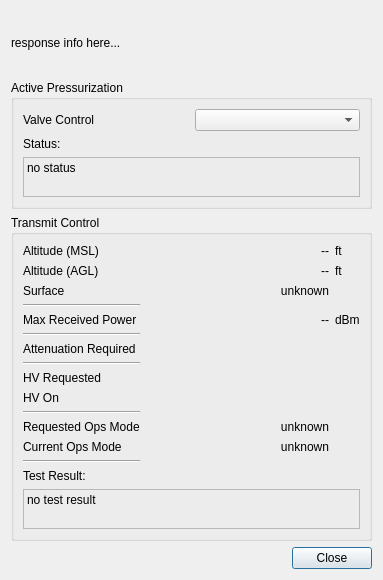
<?xml version="1.0" encoding="UTF-8"?>
<ui version="4.0">
 <class>HcrExecutiveDetails</class>
 <widget class="QDialog" name="HcrExecutiveDetails">
  <property name="geometry">
   <rect>
    <x>0</x>
    <y>0</y>
    <width>383</width>
    <height>580</height>
   </rect>
  </property>
  <property name="sizePolicy">
   <sizepolicy hsizetype="Preferred" vsizetype="MinimumExpanding">
    <horstretch>0</horstretch>
    <verstretch>0</verstretch>
   </sizepolicy>
  </property>
  <property name="windowTitle">
   <string>HcrExecutive Details</string>
  </property>
  <layout class="QGridLayout" name="gridLayout">
   <item row="0" column="1">
    <widget class="QLabel" name="respondingLabel">
     <property name="sizePolicy">
      <sizepolicy hsizetype="MinimumExpanding" vsizetype="Preferred">
       <horstretch>0</horstretch>
       <verstretch>0</verstretch>
      </sizepolicy>
     </property>
     <property name="text">
      <string>response info here...</string>
     </property>
    </widget>
   </item>
   <item row="1" column="1" colspan="2">
    <widget class="QFrame" name="contentFrame">
     <property name="enabled">
      <bool>true</bool>
     </property>
     <property name="sizePolicy">
      <sizepolicy hsizetype="Preferred" vsizetype="Preferred">
       <horstretch>0</horstretch>
       <verstretch>0</verstretch>
      </sizepolicy>
     </property>
     <property name="frameShape">
      <enum>QFrame::NoFrame</enum>
     </property>
     <property name="frameShadow">
      <enum>QFrame::Raised</enum>
     </property>
     <layout class="QVBoxLayout" name="verticalLayout_2">
      <property name="margin">
       <number>0</number>
      </property>
      <item>
       <widget class="QGroupBox" name="apsBox">
        <property name="sizePolicy">
         <sizepolicy hsizetype="Preferred" vsizetype="Preferred">
          <horstretch>0</horstretch>
          <verstretch>0</verstretch>
         </sizepolicy>
        </property>
        <property name="title">
         <string>Active Pressurization</string>
        </property>
        <layout class="QGridLayout" name="gridLayout_3">
         <item row="0" column="1">
          <widget class="QComboBox" name="apsValveControlCombo">
           <property name="minimumSize">
            <size>
             <width>150</width>
             <height>0</height>
            </size>
           </property>
           <property name="focusPolicy">
            <enum>Qt::NoFocus</enum>
           </property>
          </widget>
         </item>
         <item row="0" column="0">
          <widget class="QLabel" name="apsValveControlLabel">
           <property name="text">
            <string>Valve Control</string>
           </property>
          </widget>
         </item>
         <item row="1" column="0">
          <widget class="QLabel" name="apsStatusLabel">
           <property name="text">
            <string>Status:</string>
           </property>
          </widget>
         </item>
         <item row="2" column="0" colspan="2">
          <widget class="QLabel" name="apsStatusText">
           <property name="minimumSize">
            <size>
             <width>0</width>
             <height>40</height>
            </size>
           </property>
           <property name="frameShape">
            <enum>QFrame::StyledPanel</enum>
           </property>
           <property name="text">
            <string>no status</string>
           </property>
           <property name="alignment">
            <set>Qt::AlignLeading|Qt::AlignLeft|Qt::AlignTop</set>
           </property>
          </widget>
         </item>
        </layout>
       </widget>
      </item>
      <item>
       <widget class="QGroupBox" name="transmitControlBox">
        <property name="sizePolicy">
         <sizepolicy hsizetype="Preferred" vsizetype="Preferred">
          <horstretch>0</horstretch>
          <verstretch>0</verstretch>
         </sizepolicy>
        </property>
        <property name="title">
         <string>Transmit Control</string>
        </property>
        <layout class="QGridLayout" name="gridLayout_2">
         <property name="bottomMargin">
          <number>9</number>
         </property>
         <item row="1" column="2">
          <widget class="QLabel" name="altitudeAglUnits">
           <property name="sizePolicy">
            <sizepolicy hsizetype="Minimum" vsizetype="Preferred">
             <horstretch>0</horstretch>
             <verstretch>0</verstretch>
            </sizepolicy>
           </property>
           <property name="text">
            <string>ft</string>
           </property>
          </widget>
         </item>
         <item row="7" column="0">
          <widget class="Line" name="line">
           <property name="orientation">
            <enum>Qt::Horizontal</enum>
           </property>
          </widget>
         </item>
         <item row="5" column="0">
          <widget class="Line" name="line_2">
           <property name="orientation">
            <enum>Qt::Horizontal</enum>
           </property>
          </widget>
         </item>
         <item row="11" column="0">
          <widget class="Line" name="line_3">
           <property name="orientation">
            <enum>Qt::Horizontal</enum>
           </property>
          </widget>
         </item>
         <item row="10" column="0">
          <widget class="QLabel" name="hvOnLabel">
           <property name="sizePolicy">
            <sizepolicy hsizetype="Minimum" vsizetype="Preferred">
             <horstretch>0</horstretch>
             <verstretch>0</verstretch>
            </sizepolicy>
           </property>
           <property name="text">
            <string>HV On</string>
           </property>
          </widget>
         </item>
         <item row="1" column="0">
          <widget class="QLabel" name="altitudeAglLabel">
           <property name="sizePolicy">
            <sizepolicy hsizetype="Minimum" vsizetype="Preferred">
             <horstretch>0</horstretch>
             <verstretch>0</verstretch>
            </sizepolicy>
           </property>
           <property name="text">
            <string>Altitude (AGL)</string>
           </property>
          </widget>
         </item>
         <item row="8" column="0">
          <widget class="QLabel" name="hvRequestedLabel">
           <property name="sizePolicy">
            <sizepolicy hsizetype="Minimum" vsizetype="Preferred">
             <horstretch>0</horstretch>
             <verstretch>0</verstretch>
            </sizepolicy>
           </property>
           <property name="text">
            <string>HV Requested</string>
           </property>
          </widget>
         </item>
         <item row="4" column="0">
          <widget class="QLabel" name="maxPowerLabel">
           <property name="text">
            <string>Max Received Power</string>
           </property>
          </widget>
         </item>
         <item row="8" column="1">
          <widget class="QLabel" name="hvRequestedIcon">
           <property name="sizePolicy">
            <sizepolicy hsizetype="MinimumExpanding" vsizetype="Preferred">
             <horstretch>0</horstretch>
             <verstretch>0</verstretch>
            </sizepolicy>
           </property>
           <property name="text">
            <string/>
           </property>
           <property name="pixmap">
            <pixmap resource="HcrGuiMainWindow.qrc">:/greenLED_off.png</pixmap>
           </property>
           <property name="alignment">
            <set>Qt::AlignRight|Qt::AlignTrailing|Qt::AlignVCenter</set>
           </property>
          </widget>
         </item>
         <item row="6" column="0">
          <widget class="QLabel" name="attenuationRequiredLabel">
           <property name="sizePolicy">
            <sizepolicy hsizetype="Minimum" vsizetype="Preferred">
             <horstretch>0</horstretch>
             <verstretch>0</verstretch>
            </sizepolicy>
           </property>
           <property name="text">
            <string>Attenuation Required</string>
           </property>
          </widget>
         </item>
         <item row="17" column="0">
          <widget class="Line" name="line_4">
           <property name="orientation">
            <enum>Qt::Horizontal</enum>
           </property>
          </widget>
         </item>
         <item row="6" column="1">
          <widget class="QLabel" name="attenuationRequiredIcon">
           <property name="sizePolicy">
            <sizepolicy hsizetype="MinimumExpanding" vsizetype="Preferred">
             <horstretch>0</horstretch>
             <verstretch>0</verstretch>
            </sizepolicy>
           </property>
           <property name="text">
            <string/>
           </property>
           <property name="pixmap">
            <pixmap resource="HcrGuiMainWindow.qrc">:/greenLED_off.png</pixmap>
           </property>
           <property name="alignment">
            <set>Qt::AlignRight|Qt::AlignTrailing|Qt::AlignVCenter</set>
           </property>
          </widget>
         </item>
         <item row="0" column="2">
          <widget class="QLabel" name="altitudeMslUnits">
           <property name="sizePolicy">
            <sizepolicy hsizetype="Minimum" vsizetype="Preferred">
             <horstretch>0</horstretch>
             <verstretch>0</verstretch>
            </sizepolicy>
           </property>
           <property name="text">
            <string>ft</string>
           </property>
          </widget>
         </item>
         <item row="0" column="0">
          <widget class="QLabel" name="altitudeMslLabel">
           <property name="sizePolicy">
            <sizepolicy hsizetype="Minimum" vsizetype="Preferred">
             <horstretch>0</horstretch>
             <verstretch>0</verstretch>
            </sizepolicy>
           </property>
           <property name="text">
            <string>Altitude (MSL)</string>
           </property>
          </widget>
         </item>
         <item row="1" column="1">
          <widget class="QLabel" name="altitudeAglValue">
           <property name="sizePolicy">
            <sizepolicy hsizetype="MinimumExpanding" vsizetype="Preferred">
             <horstretch>0</horstretch>
             <verstretch>0</verstretch>
            </sizepolicy>
           </property>
           <property name="minimumSize">
            <size>
             <width>0</width>
             <height>0</height>
            </size>
           </property>
           <property name="text">
            <string>--</string>
           </property>
           <property name="alignment">
            <set>Qt::AlignRight|Qt::AlignTrailing|Qt::AlignVCenter</set>
           </property>
          </widget>
         </item>
         <item row="10" column="1">
          <widget class="QLabel" name="hvOnIcon">
           <property name="sizePolicy">
            <sizepolicy hsizetype="MinimumExpanding" vsizetype="Preferred">
             <horstretch>0</horstretch>
             <verstretch>0</verstretch>
            </sizepolicy>
           </property>
           <property name="text">
            <string/>
           </property>
           <property name="pixmap">
            <pixmap resource="HcrGuiMainWindow.qrc">:/greenLED_off.png</pixmap>
           </property>
           <property name="alignment">
            <set>Qt::AlignRight|Qt::AlignTrailing|Qt::AlignVCenter</set>
           </property>
          </widget>
         </item>
         <item row="16" column="0">
          <widget class="QLabel" name="curentModeLabel">
           <property name="sizePolicy">
            <sizepolicy hsizetype="Minimum" vsizetype="Preferred">
             <horstretch>0</horstretch>
             <verstretch>0</verstretch>
            </sizepolicy>
           </property>
           <property name="text">
            <string>Current Ops Mode</string>
           </property>
           <property name="alignment">
            <set>Qt::AlignLeading|Qt::AlignLeft|Qt::AlignVCenter</set>
           </property>
          </widget>
         </item>
         <item row="12" column="0">
          <widget class="QLabel" name="requestedModeLabel">
           <property name="sizePolicy">
            <sizepolicy hsizetype="Minimum" vsizetype="Preferred">
             <horstretch>0</horstretch>
             <verstretch>0</verstretch>
            </sizepolicy>
           </property>
           <property name="text">
            <string>Requested Ops Mode</string>
           </property>
           <property name="alignment">
            <set>Qt::AlignLeading|Qt::AlignLeft|Qt::AlignTop</set>
           </property>
          </widget>
         </item>
         <item row="18" column="0">
          <widget class="QLabel" name="testResultLabel">
           <property name="text">
            <string>Test Result:</string>
           </property>
          </widget>
         </item>
         <item row="2" column="0">
          <widget class="QLabel" name="surfaceLabel">
           <property name="sizePolicy">
            <sizepolicy hsizetype="Minimum" vsizetype="Preferred">
             <horstretch>0</horstretch>
             <verstretch>0</verstretch>
            </sizepolicy>
           </property>
           <property name="text">
            <string>Surface</string>
           </property>
          </widget>
         </item>
         <item row="2" column="1">
          <widget class="QLabel" name="surfaceValue">
           <property name="sizePolicy">
            <sizepolicy hsizetype="MinimumExpanding" vsizetype="Preferred">
             <horstretch>0</horstretch>
             <verstretch>0</verstretch>
            </sizepolicy>
           </property>
           <property name="minimumSize">
            <size>
             <width>0</width>
             <height>0</height>
            </size>
           </property>
           <property name="text">
            <string>unknown</string>
           </property>
           <property name="alignment">
            <set>Qt::AlignRight|Qt::AlignTrailing|Qt::AlignVCenter</set>
           </property>
          </widget>
         </item>
         <item row="0" column="1">
          <widget class="QLabel" name="altitudeMslValue">
           <property name="sizePolicy">
            <sizepolicy hsizetype="MinimumExpanding" vsizetype="Preferred">
             <horstretch>0</horstretch>
             <verstretch>0</verstretch>
            </sizepolicy>
           </property>
           <property name="minimumSize">
            <size>
             <width>0</width>
             <height>0</height>
            </size>
           </property>
           <property name="text">
            <string>--</string>
           </property>
           <property name="alignment">
            <set>Qt::AlignRight|Qt::AlignTrailing|Qt::AlignVCenter</set>
           </property>
          </widget>
         </item>
         <item row="4" column="1">
          <widget class="QLabel" name="maxPowerValue">
           <property name="text">
            <string>--</string>
           </property>
           <property name="alignment">
            <set>Qt::AlignRight|Qt::AlignTrailing|Qt::AlignVCenter</set>
           </property>
          </widget>
         </item>
         <item row="4" column="2">
          <widget class="QLabel" name="maxPowerUnits">
           <property name="sizePolicy">
            <sizepolicy hsizetype="Minimum" vsizetype="Preferred">
             <horstretch>0</horstretch>
             <verstretch>0</verstretch>
            </sizepolicy>
           </property>
           <property name="text">
            <string>dBm</string>
           </property>
          </widget>
         </item>
         <item row="3" column="0">
          <widget class="Line" name="line_5">
           <property name="orientation">
            <enum>Qt::Horizontal</enum>
           </property>
          </widget>
         </item>
         <item row="16" column="1">
          <widget class="QLabel" name="currentModeValue">
           <property name="sizePolicy">
            <sizepolicy hsizetype="MinimumExpanding" vsizetype="Preferred">
             <horstretch>0</horstretch>
             <verstretch>0</verstretch>
            </sizepolicy>
           </property>
           <property name="minimumSize">
            <size>
             <width>170</width>
             <height>0</height>
            </size>
           </property>
           <property name="text">
            <string>unknown</string>
           </property>
           <property name="alignment">
            <set>Qt::AlignRight|Qt::AlignTrailing|Qt::AlignVCenter</set>
           </property>
          </widget>
         </item>
         <item row="12" column="1">
          <widget class="QLabel" name="requestedModeValue">
           <property name="sizePolicy">
            <sizepolicy hsizetype="MinimumExpanding" vsizetype="Preferred">
             <horstretch>0</horstretch>
             <verstretch>0</verstretch>
            </sizepolicy>
           </property>
           <property name="minimumSize">
            <size>
             <width>170</width>
             <height>0</height>
            </size>
           </property>
           <property name="text">
            <string>unknown</string>
           </property>
           <property name="alignment">
            <set>Qt::AlignRight|Qt::AlignTop|Qt::AlignTrailing</set>
           </property>
           <property name="wordWrap">
            <bool>true</bool>
           </property>
          </widget>
         </item>
         <item row="21" column="0" colspan="3">
          <widget class="QLabel" name="testResultText">
           <property name="minimumSize">
            <size>
             <width>0</width>
             <height>40</height>
            </size>
           </property>
           <property name="frameShape">
            <enum>QFrame::StyledPanel</enum>
           </property>
           <property name="text">
            <string>no test result</string>
           </property>
           <property name="textFormat">
            <enum>Qt::AutoText</enum>
           </property>
           <property name="alignment">
            <set>Qt::AlignLeading|Qt::AlignLeft|Qt::AlignTop</set>
           </property>
           <property name="wordWrap">
            <bool>true</bool>
           </property>
          </widget>
         </item>
        </layout>
       </widget>
      </item>
     </layout>
    </widget>
   </item>
   <item row="2" column="1" colspan="2">
    <widget class="QDialogButtonBox" name="buttonBox">
     <property name="focusPolicy">
      <enum>Qt::NoFocus</enum>
     </property>
     <property name="orientation">
      <enum>Qt::Horizontal</enum>
     </property>
     <property name="standardButtons">
      <set>QDialogButtonBox::Close</set>
     </property>
    </widget>
   </item>
  </layout>
 </widget>
 <resources>
  <include location="HcrGuiMainWindow.qrc"/>
  <include location="HcrGuiMainWindow.qrc"/>
 </resources>
 <connections>
  <connection>
   <sender>buttonBox</sender>
   <signal>accepted()</signal>
   <receiver>HcrExecutiveDetails</receiver>
   <slot>accept()</slot>
   <hints>
    <hint type="sourcelabel">
     <x>248</x>
     <y>254</y>
    </hint>
    <hint type="destinationlabel">
     <x>157</x>
     <y>274</y>
    </hint>
   </hints>
  </connection>
  <connection>
   <sender>buttonBox</sender>
   <signal>rejected()</signal>
   <receiver>HcrExecutiveDetails</receiver>
   <slot>reject()</slot>
   <hints>
    <hint type="sourcelabel">
     <x>316</x>
     <y>260</y>
    </hint>
    <hint type="destinationlabel">
     <x>286</x>
     <y>274</y>
    </hint>
   </hints>
  </connection>
 </connections>
</ui>
